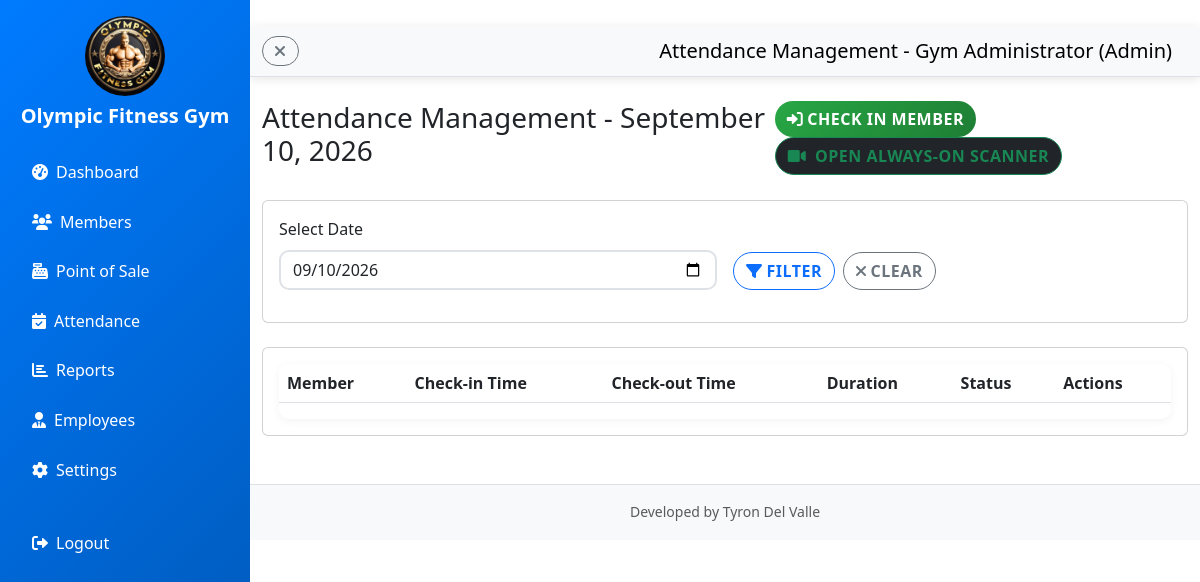
The app's page /admin/attendance.php (signed in), older data.
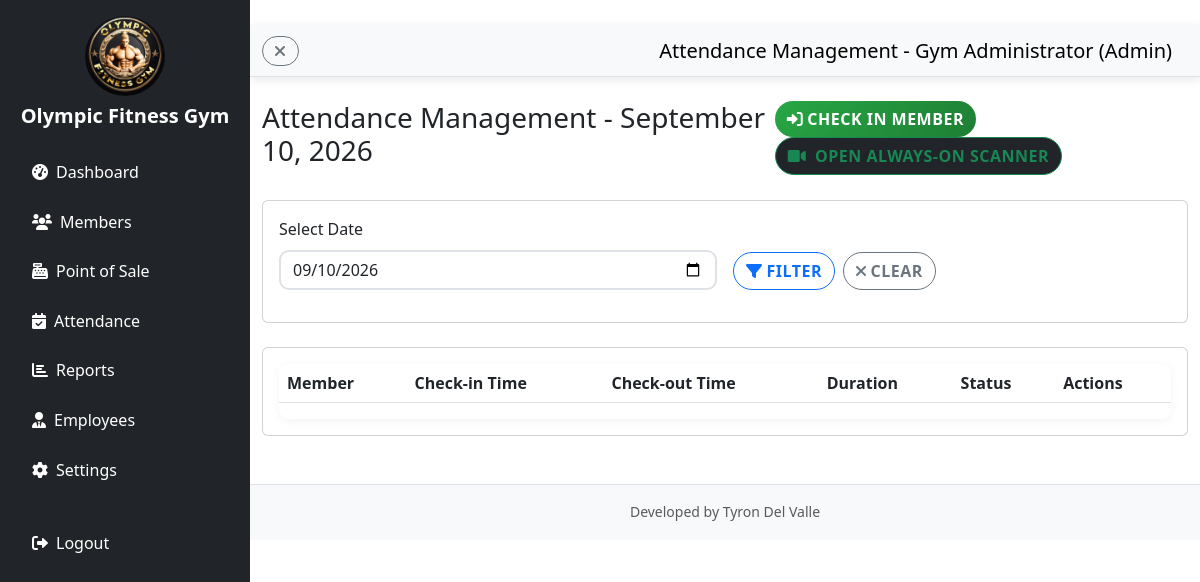
The same page, newer data.
### admin/attendance.php (the view, shortened to what the changed rows need)
l <?php
$selected_date = isset($_GET['selected_date']) ? $_GET['selected_date'] : '';
?>
<!DOCTYPE html>
<html lang="en">
<head>
    <link href="https://cdn.jsdelivr.net/npm/bootstrap@5.3.0/dist/css/bootstrap.min.css" rel="stylesheet">
    <link href="https://cdnjs.cloudflare.com/ajax/libs/font-awesome/6.0.0/css/all.min.css" rel="stylesheet">
    <link href="../assets/style.css?v=20260630f" rel="stylesheet">
</head>
<body>
    <div class="d-flex">
        <div class="flex-grow-1">
            <div class="container-fluid mt-4">
        <div class="row">
            <div class="col-12">
                <div class="d-flex justify-content-between align-items-center mb-4">
                    <h1 class="h3">Attendance Management - <?php echo !empty($selected_date) ? date('F j, Y', strtotime($selected_date)) : date('F j, Y'); ?></h1>
                </div>
                <div class="card">
                    <div class="card-body">
                        <div class="table-responsive">
                            <table class="table table-striped">
                                <thead>
                                    <tr>
                                        <th>Member</th>
                                        <th>Check-in Time</th>
                                        <th>Check-out Time</th>
                                        <th>Duration</th>
                                        <th>Status</th>
                                        <th>Actions</th>
                                    </tr>
                                </thead>
                            </table>
                        </div>
                    </div>
                </div>
            </div>
        </div>
    </div>
</body>
</html>

Row changes from the older to the newer data that the page shows:
changed gym_settings "Olympic Fitness Gym": sidebar_theme "primary" → "dark" (drawn)
